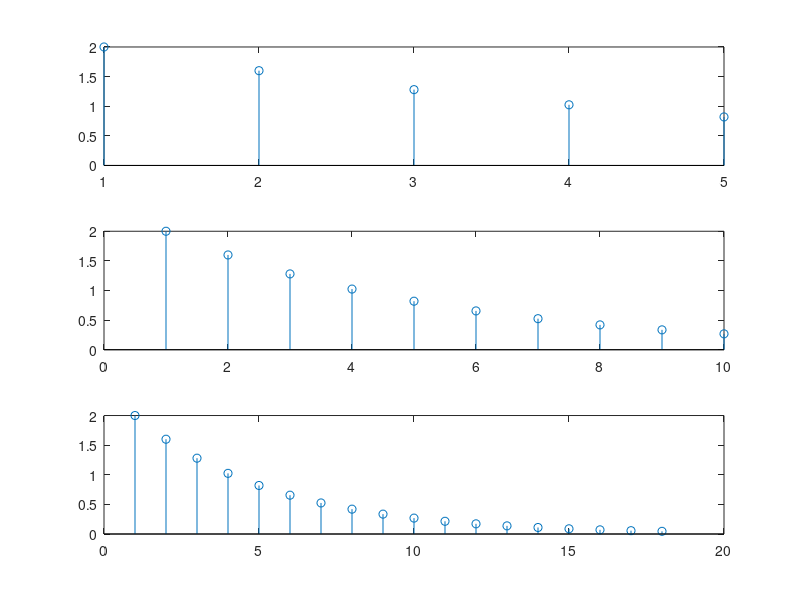

Write MATLAB code to recreate this figure.
A=[1 -0.8];
B=[2];
X1=[1 0 0 0 0 ];
X2=[1 0 0 0 0 0 0 0 0 0];
X3=[1 0 0 0 0 0 0 0 0 0 0 0 0 0 0 0 0 0];
Y1=filter(B,A,X1);
Y2=filter(B,A,X2);
Y3=filter(B,A,X3);
subplot(3,1,1),stem(Y1);
subplot(3,1,2),stem(Y2);
subplot(3,1,3),stem(Y3);
